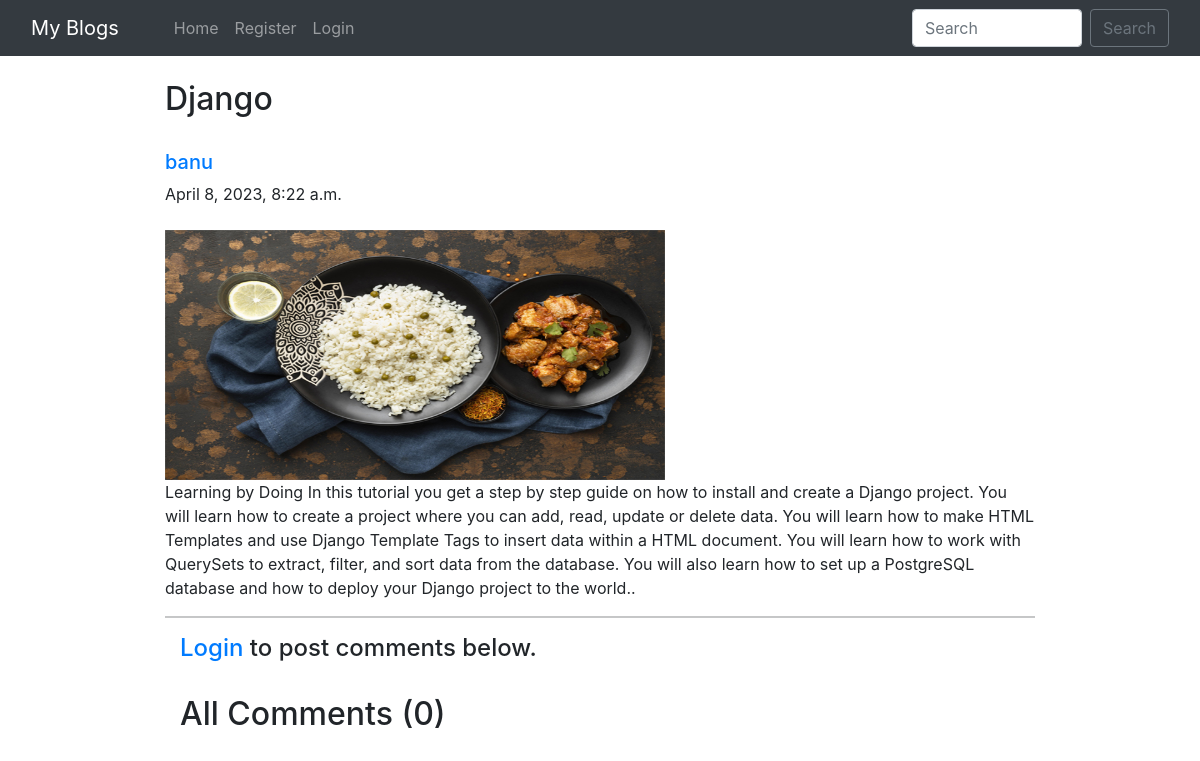
/blog/Django_Introduction_Blog/, run on the app's committed database.
### home/models.py (models this page shows, shortened)
class BlogPost(models.Model):
    title = models.CharField(max_length=255)
    author = models.ForeignKey(User, on_delete=models.CASCADE)
    slug = models.CharField(max_length=130)
    content = models.TextField()
    image = models.ImageField(upload_to="profile_pics", blank=True, null=True)
    dateTime = models.DateTimeField(auto_now_add=True)

### home/views.py (the view)
# urls.py: path("blog/<str:slug>/", views.blogs_comments, name="blogs_comments"),
def blogs_comments(request, slug):
    post = BlogPost.objects.filter(slug=slug).first()
    comments = Comment.objects.filter(blog=post)
    if request.method == "POST":
        user = request.user
        content = request.POST.get('content', '')
        blog_id = request.POST.get('blog_id', '')
        comment = Comment(user=user, content=content, blog=post)
        comment.save()
    return render(request, "blog_comments.html", {'post': post, 'comments': comments})

### home/templates/blog_comments.html (shortened to what this page needs)
{% extends 'base.html' %}
{% block body %}
{% load humanize %}
<div class="container w-75 my-4">
      <h2 class="blog-post-title">{{post.title}}</h2>
      <br>
      <div class="media">
            <div class="media-body">
                  <h5 class="mt-0"><a href="/user_profile/{{post.author.id}}/">{{post.author}}
                        </a></h5>
                  {{post.dateTime}}
            </div>
      </div>
      <br>
      <img src="/media/{{post.image}}" alt="" height="250px" width="500px">
      <br>
      <p>{{post.content}}.</p>
      <hr>
      {% if user.is_authenticated %}
      <div class="container">
            <h2>Add Comments Here</h2>
            <form action="/blog/{{post.slug}}/" method="POST"> {% csrf_token %}
                  <div class="form-floating">
                        <textarea class="form-control" placeholder="Leave a comment here" id="floatingTextarea2"
                              style="height: 100px" id="content" name="content"></textarea>
                        <label for="floatingTextarea2">Leave a comment here.</label>
                        <br>
                        <button type="submit" class="btn btn-primary">Comment</button>
                  </div>
            </form>
            {% else %}
            <div class="container">
                  <h4><a href="/login/">Login</a> to post comments below.</h4>
                  {% endif %}
                  <br>
                  <h2>All Comments ({{comments.count}})</h2>
                  <br>
            </div>
      </div>
      {% endblock %}

### data on the page
BlogPost: title "Django", author "banu", dateTime "April 8, 2023, 8:22 a.m.", image (picture), content "Learning by Doing In this tutorial you get a step by step guide on how to install and create a Django project. You will learn how to create a project where you can add, read, update or delete data. You will learn how to make HTML Templates and use Django Template Tags to insert data within a HTML document. You will learn how to work with QuerySets to extract, filter, and sort data from the database. You will also learn how to set up a PostgreSQL database and how to deploy your Django project to the world."

### other printed values
{{ comments.count }} "0"
